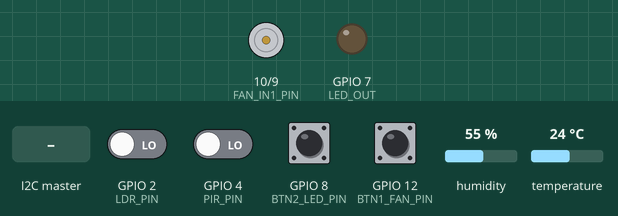
A sketch run on a simulated ESP32-S3. Parts: motor-driver pin pairs drawn as motors (green arrow = first pin HIGH = forward, orange = second pin HIGH = backward, longer = more drive, scaled by the enable pin), output pins drawn as LEDs (lit = HIGH). The test bench sets the inputs (shaded band); at power-on: GPIO 8 (BTN2_LED_PIN), GPIO 12 (BTN1_FAN_PIN) HIGH, GPIO 2 (LDR_PIN), GPIO 4 (PIR_PIN) LOW, humidity 55 %, temperature 24 °C.

Above: at 1.2 s.
1.3 s: GPIO 8 (BTN2_LED_PIN) pulled LOW for 0.15 s
At 2.4 s:
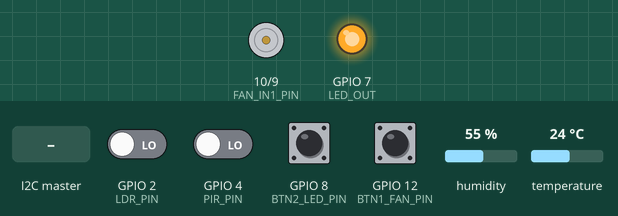
10.7 s: GPIO 12 (BTN1_FAN_PIN) pulled LOW for 0.15 s
At 12.0 s:
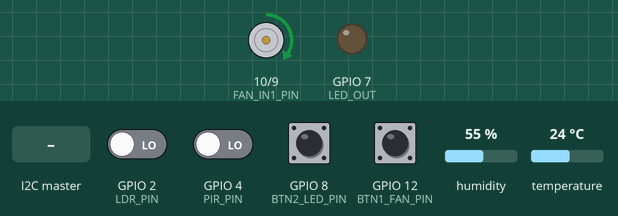
13.0 s: GPIO 12 (BTN1_FAN_PIN) pulled LOW for 1 s
At 13.7 s:
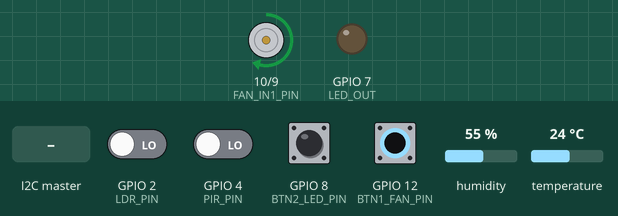
15.5 s: the I2C master sends "O"
At 16.7 s:
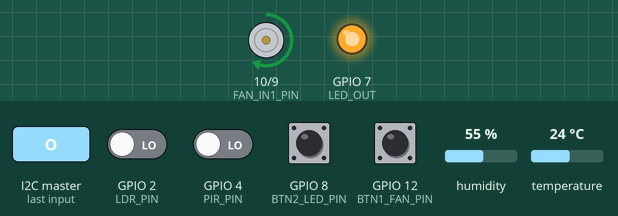
17.0 s: GPIO 12 (BTN1_FAN_PIN) pulled LOW for 0.15 s
At 18.0 s:
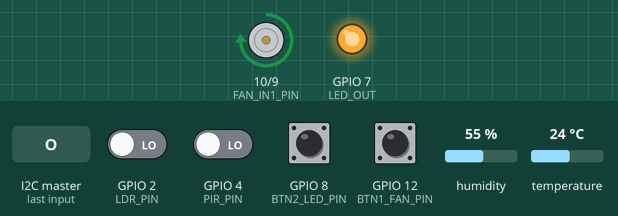
26.4 s: GPIO 8 (BTN2_LED_PIN) pulled LOW for 1 s
At 37.4 s:
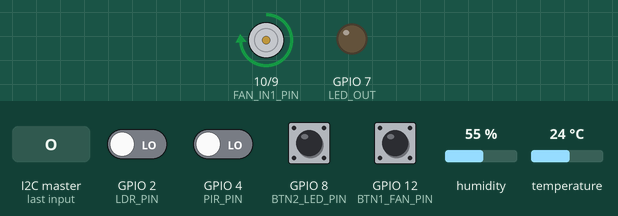
Timing chart, 0 to 37.7 s (numbered marks = the images above; inputs shaded):
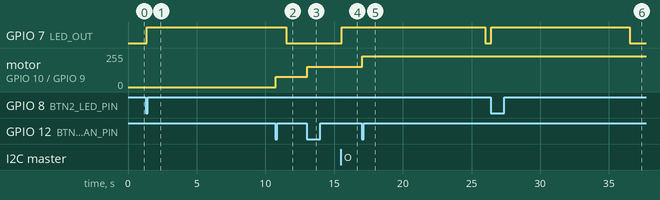

The sketch:

mqtt_uno.ino
```cpp
#include <Wire.h>
#include <DHT.h>

// --- CẤU HÌNH ---
#define SLAVE_ADDRESS 0x08

// PINS
#define FAN_EN_PIN  11
#define FAN_IN1_PIN 10
#define FAN_IN2_PIN 9
#define LED_OUT     7

#define BTN1_FAN_PIN  12
#define BTN2_LED_PIN  8
#define LDR_PIN       2
#define PIR_PIN       4
#define DHT_PIN       6

#define DHTTYPE DHT11
DHT dht(DHT_PIN, DHTTYPE);

// --- BIẾN TOÀN CỤC ---
int lastFanButtonState = HIGH;
int lastLedButtonState = HIGH;

unsigned long lastDhtReadTime = 0;
const unsigned long dhtInterval = 2000;
unsigned long lastLogicRunTime = 0;
const unsigned long logicInterval = 500;

// --- CẤU HÌNH THỜI GIAN TRỄ (BẠN CHỈNH Ở ĐÂY) ---
unsigned long fanOffTime = 0;
unsigned long ledManualTime = 0; // [MỚI] Biến đếm giờ cho LED
const unsigned long autoDelayTime = 10000; // [SỬA] Tăng lên 10000ms = 10 giây

// Trạng thái thiết bị
int btn1State = 0;
bool isFanOn = false;
bool isLedOn = false;
int fanPwmLevel = 0;

// Chế độ (Mặc định là Auto)
bool isFanAuto = true;
bool isLedAuto = true;

// Dữ liệu cảm biến
float currentTemperature = 0.0;
float currentHumidity = 0.0;
bool isPersonDetected = false;

// Ngưỡng nhiệt độ
const float FAN_TEMP_30 = 28.0;
const float FAN_TEMP_33 = 30.0;
const float FAN_TEMP_36 = 32.0;
const float FIRE_ALERT_TEMP = 50.0;
const float FIRE_ALERT_RESET = 45.0;

void setFanSpeed(int pwmPercent) {
    if (pwmPercent == 0) {
        digitalWrite(FAN_IN1_PIN, LOW);
        digitalWrite(FAN_IN2_PIN, LOW);
        analogWrite(FAN_EN_PIN, 0);
        isFanOn = false;
        fanPwmLevel = 0;
    } else {
        int pwmValue = map(pwmPercent, 0, 100, 0, 255);
        digitalWrite(FAN_IN1_PIN, HIGH);
        digitalWrite(FAN_IN2_PIN, LOW);
        analogWrite(FAN_EN_PIN, pwmValue);
        isFanOn = true;
        fanPwmLevel = pwmPercent;
    }
}

void setLedState(bool state) {
    if (currentTemperature <= FIRE_ALERT_TEMP) {
        isLedOn = state;
        digitalWrite(LED_OUT, isLedOn ? HIGH : LOW);
    }
}

void readSensors() {
    float t = dht.readTemperature();
    float h = dht.readHumidity();

    if (!isnan(t)) currentTemperature = t;
    if (!isnan(h)) currentHumidity = h;

    isPersonDetected = digitalRead(PIR_PIN);
}

// --- LOGIC TỰ ĐỘNG ---
void handleFanAutoLogic() {
    if (!isFanAuto || currentTemperature > FIRE_ALERT_TEMP) return;

    int newPwm = 0;
    if (isPersonDetected) {
        if (currentTemperature >= FAN_TEMP_36) newPwm = 90;
        else if (currentTemperature >= FAN_TEMP_33) newPwm = 60;
        else if (currentTemperature >= FAN_TEMP_30) newPwm = 30;
    }
    if (newPwm != fanPwmLevel) setFanSpeed(newPwm);
}

void handleLedAutoLogic() {
    if (!isLedAuto || currentTemperature > FIRE_ALERT_TEMP) return;
    bool isDark = digitalRead(LDR_PIN) == HIGH;
    if (isDark && isPersonDetected) {
        if (!isLedOn) setLedState(true);
    } else {
        if (isLedOn) setLedState(false);
    }
}

void handleFireAlert() {
    if (currentTemperature > FIRE_ALERT_TEMP) {
        if (isFanOn) setFanSpeed(0);
        if ((millis() / 200) % 2 == 0) digitalWrite(LED_OUT, HIGH);
        else digitalWrite(LED_OUT, LOW);
    } else if (currentTemperature <= FIRE_ALERT_RESET) {
        digitalWrite(LED_OUT, isLedOn ? HIGH : LOW);
    }
}

// --- [QUAN TRỌNG] HÀM KIỂM TRA THỜI GIAN TRỄ ---
void periodicTasks() {
    // 1. Kiểm tra trễ cho QUẠT
    if (!isFanAuto && fanOffTime != 0) {
        if (millis() - fanOffTime >= autoDelayTime) {
            isFanAuto = true; fanOffTime = 0;
        }
    }

    // 2. [MỚI] Kiểm tra trễ cho LED
    // Nếu đang chỉnh tay (Manual) và có đặt thời gian
    if (!isLedAuto && ledManualTime != 0) {
        // Nếu đã hết thời gian chờ -> Quay về Auto
        if (millis() - ledManualTime >= autoDelayTime) {
            isLedAuto = true;
            ledManualTime = 0;
        }
    }

    handleFireAlert();
    if (currentTemperature <= FIRE_ALERT_TEMP) {
        if (isFanAuto) handleFanAutoLogic();
        if (isLedAuto) handleLedAutoLogic();
    }
}

// --- NÚT NHẤN ---
void handleBtn1FanPolling() {
    int currentButtonState = digitalRead(BTN1_FAN_PIN);
    if (lastFanButtonState == HIGH && currentButtonState == LOW) {
        if (currentTemperature <= FIRE_ALERT_TEMP) {
            delay(50);
            if (digitalRead(BTN1_FAN_PIN) == LOW) {
                isFanAuto = false; fanOffTime = 0;
                btn1State++;
                if (btn1State > 4) btn1State = 1;
                int pwmValue = 0;
                switch (btn1State) {
                    case 1: pwmValue = 30; break;
                    case 2: pwmValue = 60; break;
                    case 3: pwmValue = 90; break;
                    case 4: pwmValue = 0; btn1State = 0; fanOffTime = millis(); break;
                }
                setFanSpeed(pwmValue);
            }
        }
    }
    lastFanButtonState = currentButtonState;
}

void handleBtn2LedPolling() {
    int currentButtonState = digitalRead(BTN2_LED_PIN);
    if (lastLedButtonState == HIGH && currentButtonState == LOW) {
        if (currentTemperature <= FIRE_ALERT_TEMP) {
            delay(50);
            if (digitalRead(BTN2_LED_PIN) == LOW) {
                // [SỬA] Logic nút bấm LED
                isLedAuto = false;          // Chuyển sang chỉnh tay
                setLedState(!isLedOn);      // Đảo trạng thái đèn
                ledManualTime = millis();   // [QUAN TRỌNG] Bắt đầu đếm giờ chờ
            }
        }
    }
    lastLedButtonState = currentButtonState;
}

// --- I2C GIAO TIẾP ---
void requestEvent() {
    byte data[7];
    data[0] = (byte)fanPwmLevel;
    data[1] = isLedOn ? 1 : 0;
    data[2] = (byte)currentTemperature;
    data[3] = (byte)currentHumidity;
    data[4] = isPersonDetected ? 1 : 0;
    data[5] = isFanAuto ? 1 : 0;
    data[6] = isLedAuto ? 1 : 0;
    Wire.write(data, 7);
}

void receiveEvent(int byteCount) {
    if (byteCount > 0) {
        char cmd = Wire.read();

        // Nhận lệnh từ ESP32
        if (cmd == 'F') { setFanSpeed(0); btn1State = 0; isFanAuto = false; }
        else if (cmd == '3') { setFanSpeed(30); btn1State = 1; isFanAuto = false; }
        else if (cmd == '6') { setFanSpeed(60); btn1State = 2; isFanAuto = false; }
        else if (cmd == '9') { setFanSpeed(90); btn1State = 3; isFanAuto = false; }

        // Điều khiển LED từ Web
        else if (cmd == 'O') {
            setLedState(true);
            isLedAuto = false;
            ledManualTime = millis(); // [MỚI] Cũng kích hoạt đếm giờ khi chỉnh từ Web
        }
        else if (cmd == 'f') {
            setLedState(false);
            isLedAuto = false;
            ledManualTime = millis(); // [MỚI]
        }

        if (!isFanAuto && cmd == 'F') fanOffTime = millis();
    }
}

void setup() {
    pinMode(FAN_EN_PIN, OUTPUT); pinMode(FAN_IN1_PIN, OUTPUT); pinMode(FAN_IN2_PIN, OUTPUT); pinMode(LED_OUT, OUTPUT);
    pinMode(BTN1_FAN_PIN, INPUT_PULLUP); pinMode(BTN2_LED_PIN, INPUT_PULLUP); pinMode(LDR_PIN, INPUT); pinMode(PIR_PIN, INPUT);
    dht.begin();
    Wire.begin(SLAVE_ADDRESS);
    Wire.onRequest(requestEvent);
    Wire.onReceive(receiveEvent);
    setFanSpeed(0); setLedState(false); readSensors();
}

void loop() {
    unsigned long currentMillis = millis();
    if (currentMillis - lastDhtReadTime >= dhtInterval) {
        readSensors();
        lastDhtReadTime = currentMillis;
    }
    if (currentMillis - lastLogicRunTime >= logicInterval) {
        periodicTasks();
        lastLogicRunTime = currentMillis;
    }
    handleBtn1FanPolling();
    handleBtn2LedPolling();
}
```

Measured:
- after the input at 1.3 s, GPIO 7 (LED_OUT): LOW → HIGH after 0.05 s
- after the input at 10.7 s, motor on GPIO 10 (FAN_IN1_PIN) / GPIO 9 (FAN_IN2_PIN): stopped → forward 76/255 after 0.05 s
- after the input at 13.0 s, motor on GPIO 10 (FAN_IN1_PIN) / GPIO 9 (FAN_IN2_PIN): forward 76/255 → forward 153/255 after 0.05 s
- after the input at 15.5 s, GPIO 7 (LED_OUT): LOW → HIGH after 0.05 s
- after the input at 17.0 s, motor on GPIO 10 (FAN_IN1_PIN) / GPIO 9 (FAN_IN2_PIN): forward 153/255 → forward 229/255 after 0.05 s
- after the input at 26.4 s, GPIO 7 (LED_OUT): LOW → HIGH after 0.05 s, → LOW 10.1 s later
